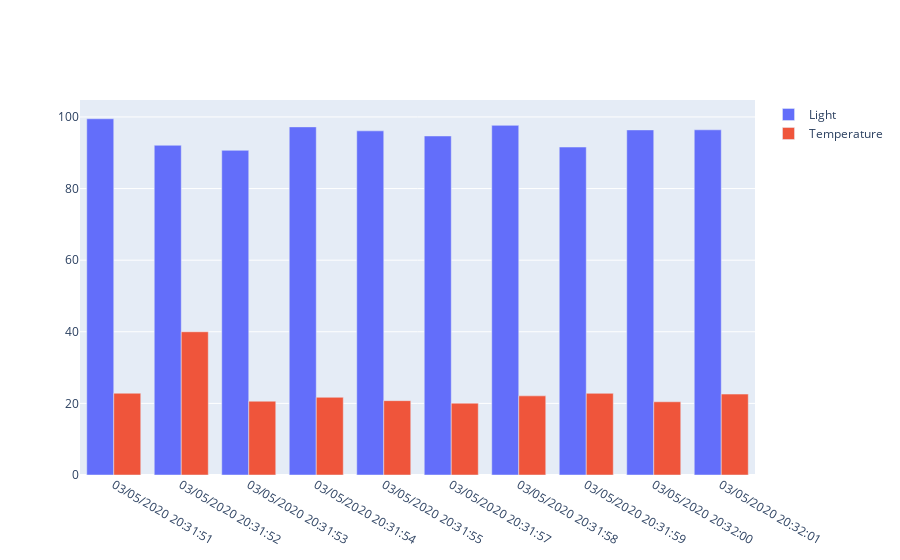

Notebook source saved alongside this figure:
### Code cell
trace1 = go.Bar(
    x=df_new_data['datetime'],
    y=df_new_data['light'],
    name='Light'
)

trace2 = go.Bar(
    x=df_new_data['datetime'],
    y=df_new_data['temperature'],
    name='Temperature'
)

data = [trace1, trace2]
layout = go.Layout(barmode='group')

fig = go.Figure(data=data, layout=layout)
iplot(fig, filename='grouped-bar')

### Figure 1 — Plotly figure (JSON) as saved in the notebook; plotly's stock layout.template omitted (floating-point values rounded to 4 significant figures)
{"data": [{"name": "Light", "type": "bar", "x": ["03/05/2020 20:31:51", "03/05/2020 20:31:52", "03/05/2020 20:31:53", "03/05/2020 20:31:54", "03/05/2020 20:31:55", "03/05/2020 20:31:57", "03/05/2020 20:31:58", "03/05/2020 20:31:59", "03/05/2020 20:32:00", "03/05/2020 20:32:01"], "y": [99.5, 92.09, 90.68, 97.23, 96.12, 94.69, 97.65, 91.6, 96.38, 96.41]}, {"name": "Temperature", "type": "bar", "x": ["03/05/2020 20:31:51", "03/05/2020 20:31:52", "03/05/2020 20:31:53", "03/05/2020 20:31:54", "03/05/2020 20:31:55", "03/05/2020 20:31:57", "03/05/2020 20:31:58", "03/05/2020 20:31:59", "03/05/2020 20:32:00", "03/05/2020 20:32:01"], "y": [22.84, 40, 20.61, 21.7, 20.76, 20.06, 22.1, 22.81, 20.45, 22.6]}], "layout": {"barmode": "group"}}
